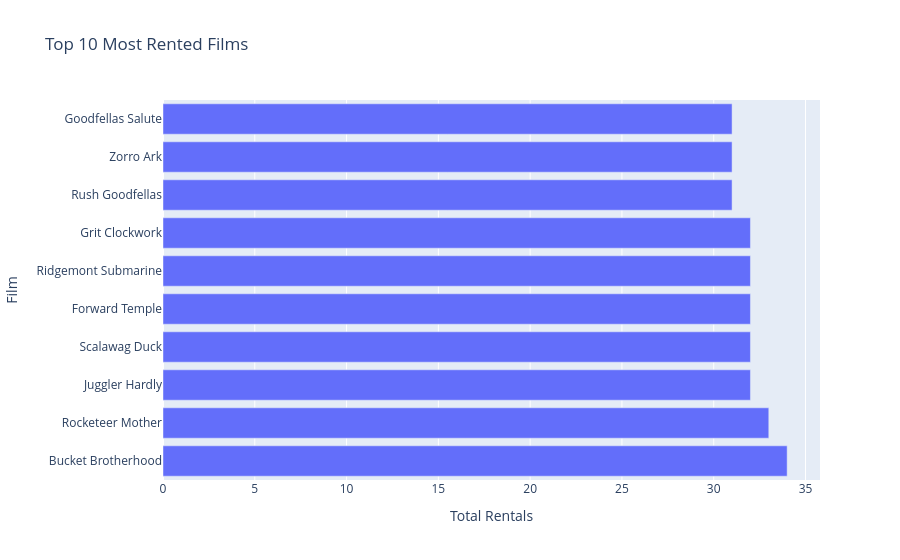

The notebook cell saved with this chart:
### Code cell
fig = px.bar(
    most_rented,
    x="total_rentals",
    y="film_title",
    orientation="h",
    title="Top 10 Most Rented Films",
    labels={
        "total_rentals": "Total Rentals",
        "film_title": "Film"
    }
)

fig.show()

### Figure 1 — Plotly figure (JSON) as saved in the notebook; plotly's stock layout.template omitted (floating-point values rounded to 4 significant figures)
{"data": [{"hovertemplate": "Total Rentals=%{x}<br>Film=%{y}<extra></extra>", "legendgroup": "", "marker": {"color": "#636efa", "pattern": {"shape": ""}}, "name": "", "orientation": "h", "showlegend": false, "textposition": "auto", "type": "bar", "x": [34, 33, 32, 32, 32, 32, 32, 31, 31, 31], "xaxis": "x", "y": ["Bucket Brotherhood", "Rocketeer Mother", "Juggler Hardly", "Scalawag Duck", "Forward Temple", "Ridgemont Submarine", "Grit Clockwork", "Rush Goodfellas", "Zorro Ark", "Goodfellas Salute"], "yaxis": "y"}], "layout": {"barmode": "relative", "legend": {"tracegroupgap": 0}, "title": {"text": "Top 10 Most Rented Films"}, "xaxis": {"anchor": "y", "domain": [0, 1], "title": {"text": "Total Rentals"}}, "yaxis": {"anchor": "x", "domain": [0, 1], "title": {"text": "Film"}}}}
